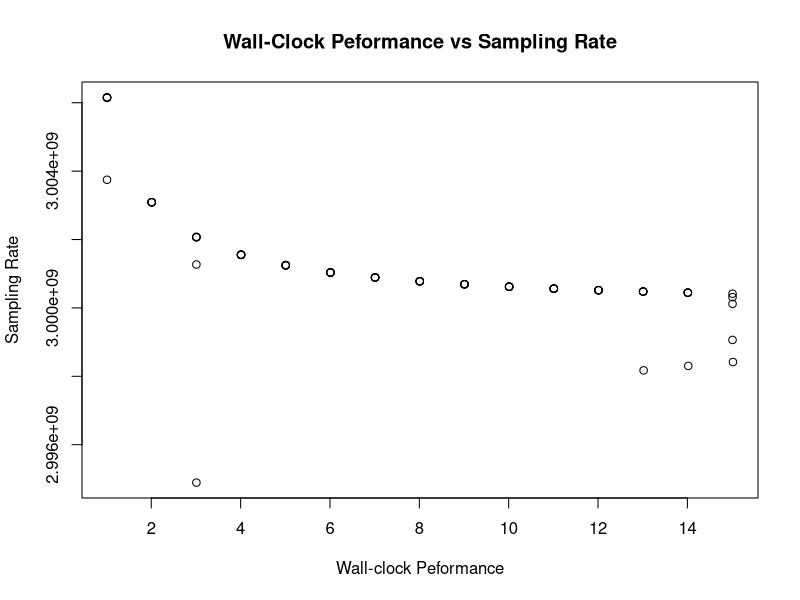

Here is the R script that generated this plot:
data<-read.table("file.txt", header=TRUE)
x = data$Time
y = data$Sampling_Rate
plot(x,y, xlab="Wall-clock Peformance", ylab="Sampling Rate", main="Wall-Clock Peformance vs Sampling Rate")
